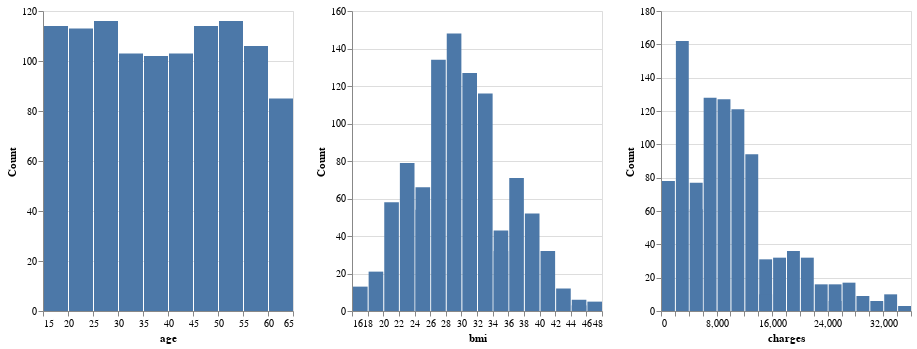

The notebook cell this image was saved under:
### Code cell
num_col_histogram = []
for col_name in num_cols:
    num_chart = alt.Chart(df_cleaned).mark_bar().encode(
        x=alt.X(col_name, type='quantitative', bin=alt.Bin(maxbins=20), title=col_name),
        y=alt.Y('count()', title='Count'),
        tooltip=[
            alt.Tooltip('count()', title='Total Count'),
            alt.Tooltip(col_name, type='quantitative', bin=True, title='Value Range')
        ]

    ).properties(
        width=250,
        height=300
    )
    num_col_histogram.append(num_chart)

combined_chart = alt.hconcat(*num_col_histogram)

combined_chart

### Figure 1 — Vega-Lite specification as saved in the notebook (floating-point values rounded to 4 significant figures; data arrays with more than 128 entries replaced by an {"elided": "..."} marker saying what was removed)
{"config": {"view": {"continuousWidth": 300, "continuousHeight": 300}}, "hconcat": [{"mark": {"type": "bar"}, "encoding": {"tooltip": [{"aggregate": "count", "title": "Total Count", "type": "quantitative"}, {"bin": true, "field": "age", "title": "Value Range", "type": "quantitative"}], "x": {"bin": {"maxbins": 20}, "field": "age", "title": "age", "type": "quantitative"}, "y": {"aggregate": "count", "title": "Count", "type": "quantitative"}}, "height": 300, "width": 250}, {"mark": {"type": "bar"}, "encoding": {"tooltip": [{"aggregate": "count", "title": "Total Count", "type": "quantitative"}, {"bin": true, "field": "bmi", "title": "Value Range", "type": "quantitative"}], "x": {"bin": {"maxbins": 20}, "field": "bmi", "title": "bmi", "type": "quantitative"}, "y": {"aggregate": "count", "title": "Count", "type": "quantitative"}}, "height": 300, "width": 250}, {"mark": {"type": "bar"}, "encoding": {"tooltip": [{"aggregate": "count", "title": "Total Count", "type": "quantitative"}, {"bin": true, "field": "charges", "title": "Value Range", "type": "quantitative"}], "x": {"bin": {"maxbins": 20}, "field": "charges", "title": "charges", "type": "quantitative"}, "y": {"aggregate": "count", "title": "Count", "type": "quantitative"}}, "height": 300, "width": 250}], "data": {"name": "data-1c18f27e9ca92ba92802eebdee7081ba"}, "$schema": "https://vega.github.io/schema/vega-lite/v5.20.1.json", "datasets": {"data-1c18f27e9ca92ba92802eebdee7081ba": {"elided": "1072 records"}}}
